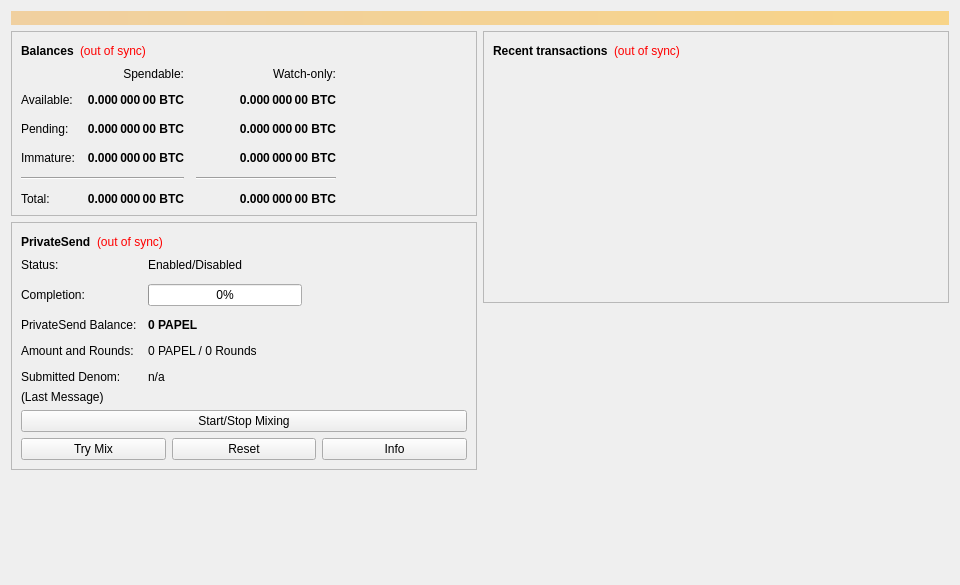
<?xml version="1.0" encoding="UTF-8"?>
<ui version="4.0">
 <class>OverviewPage</class>
 <widget class="QWidget" name="OverviewPage">
  <property name="geometry">
   <rect>
    <x>0</x>
    <y>0</y>
    <width>960</width>
    <height>585</height>
   </rect>
  </property>
  <property name="minimumSize">
   <size>
    <width>960</width>
    <height>0</height>
   </size>
  </property>
  <property name="windowTitle">
   <string>Form</string>
  </property>
  <layout class="QVBoxLayout" name="topLayout">
   <item>
    <widget class="QLabel" name="labelAlerts">
     <property name="visible">
      <bool>false</bool>
     </property>
     <property name="styleSheet">
      <string notr="true">QLabel { background-color: qlineargradient(x1: 0, y1: 0, x2: 1, y2: 0, stop:0 #F0D0A0, stop:1 #F8D488); color:#000000; }</string>
     </property>
     <property name="wordWrap">
      <bool>true</bool>
     </property>
     <property name="margin">
      <number>3</number>
     </property>
     <property name="textInteractionFlags">
      <set>Qt::TextSelectableByMouse</set>
     </property>
    </widget>
   </item>
   <item>
    <layout class="QHBoxLayout" name="horizontalLayout" stretch="1,1">
     <item>
      <layout class="QVBoxLayout" name="verticalLayout_2">
       <item>
        <widget class="QFrame" name="frame">
         <property name="frameShape">
          <enum>QFrame::StyledPanel</enum>
         </property>
         <property name="frameShadow">
          <enum>QFrame::Raised</enum>
         </property>
         <layout class="QVBoxLayout" name="verticalLayout_4">
          <item>
           <layout class="QHBoxLayout" name="horizontalLayout_4">
            <item>
             <widget class="QLabel" name="label_5">
              <property name="font">
               <font>
                <weight>75</weight>
                <bold>true</bold>
               </font>
              </property>
              <property name="text">
               <string>Balances</string>
              </property>
             </widget>
            </item>
            <item>
             <widget class="QLabel" name="labelWalletStatus">
              <property name="toolTip">
               <string>The displayed information may be out of date. Your wallet automatically synchronizes with the Papel network after a connection is established, but this process has not completed yet.</string>
              </property>
              <property name="styleSheet">
               <string notr="true">QLabel { color: red; }</string>
              </property>
              <property name="text">
               <string notr="true">(out of sync)</string>
              </property>
              <property name="alignment">
               <set>Qt::AlignLeading|Qt::AlignLeft|Qt::AlignVCenter</set>
              </property>
             </widget>
            </item>
            <item>
             <spacer name="horizontalSpacer_3">
              <property name="orientation">
               <enum>Qt::Horizontal</enum>
              </property>
              <property name="sizeHint" stdset="0">
               <size>
                <width>40</width>
                <height>20</height>
               </size>
              </property>
             </spacer>
            </item>
           </layout>
          </item>
          <item>
           <layout class="QGridLayout" name="gridLayout">
            <property name="spacing">
             <number>12</number>
            </property>
            <item row="2" column="2">
             <widget class="QLabel" name="labelWatchPending">
              <property name="font">
               <font>
                <weight>75</weight>
                <bold>true</bold>
               </font>
              </property>
              <property name="cursor">
               <cursorShape>IBeamCursor</cursorShape>
              </property>
              <property name="toolTip">
               <string>Unconfirmed transactions to watch-only addresses</string>
              </property>
              <property name="text">
               <string notr="true">0.000 000 00 BTC</string>
              </property>
              <property name="alignment">
               <set>Qt::AlignRight|Qt::AlignTrailing|Qt::AlignVCenter</set>
              </property>
              <property name="textInteractionFlags">
               <set>Qt::LinksAccessibleByMouse|Qt::TextSelectableByKeyboard|Qt::TextSelectableByMouse</set>
              </property>
             </widget>
            </item>
            <item row="2" column="1">
             <widget class="QLabel" name="labelUnconfirmed">
              <property name="font">
               <font>
                <weight>75</weight>
                <bold>true</bold>
               </font>
              </property>
              <property name="cursor">
               <cursorShape>IBeamCursor</cursorShape>
              </property>
              <property name="toolTip">
               <string>Total of transactions that have yet to be confirmed, and do not yet count toward the spendable balance</string>
              </property>
              <property name="text">
               <string notr="true">0.000 000 00 BTC</string>
              </property>
              <property name="alignment">
               <set>Qt::AlignRight|Qt::AlignTrailing|Qt::AlignVCenter</set>
              </property>
              <property name="textInteractionFlags">
               <set>Qt::LinksAccessibleByMouse|Qt::TextSelectableByKeyboard|Qt::TextSelectableByMouse</set>
              </property>
             </widget>
            </item>
            <item row="3" column="2">
             <widget class="QLabel" name="labelWatchImmature">
              <property name="font">
               <font>
                <weight>75</weight>
                <bold>true</bold>
               </font>
              </property>
              <property name="cursor">
               <cursorShape>IBeamCursor</cursorShape>
              </property>
              <property name="toolTip">
               <string>Mined balance in watch-only addresses that has not yet matured</string>
              </property>
              <property name="text">
               <string notr="true">0.000 000 00 BTC</string>
              </property>
              <property name="alignment">
               <set>Qt::AlignRight|Qt::AlignTrailing|Qt::AlignVCenter</set>
              </property>
              <property name="textInteractionFlags">
               <set>Qt::LinksAccessibleByMouse|Qt::TextSelectableByKeyboard|Qt::TextSelectableByMouse</set>
              </property>
             </widget>
            </item>
            <item row="4" column="0" colspan="2">
             <widget class="Line" name="lineSpendableBalance">
              <property name="orientation">
               <enum>Qt::Horizontal</enum>
              </property>
             </widget>
            </item>
            <item row="4" column="2">
             <widget class="Line" name="lineWatchBalance">
              <property name="sizePolicy">
               <sizepolicy hsizetype="Preferred" vsizetype="Fixed">
                <horstretch>0</horstretch>
                <verstretch>0</verstretch>
               </sizepolicy>
              </property>
              <property name="minimumSize">
               <size>
                <width>140</width>
                <height>0</height>
               </size>
              </property>
              <property name="orientation">
               <enum>Qt::Horizontal</enum>
              </property>
             </widget>
            </item>
            <item row="5" column="0">
             <widget class="QLabel" name="labelTotalText">
              <property name="text">
               <string>Total:</string>
              </property>
             </widget>
            </item>
            <item row="3" column="1">
             <widget class="QLabel" name="labelImmature">
              <property name="font">
               <font>
                <weight>75</weight>
                <bold>true</bold>
               </font>
              </property>
              <property name="cursor">
               <cursorShape>IBeamCursor</cursorShape>
              </property>
              <property name="toolTip">
               <string>Mined balance that has not yet matured</string>
              </property>
              <property name="text">
               <string notr="true">0.000 000 00 BTC</string>
              </property>
              <property name="alignment">
               <set>Qt::AlignRight|Qt::AlignTrailing|Qt::AlignVCenter</set>
              </property>
              <property name="textInteractionFlags">
               <set>Qt::LinksAccessibleByMouse|Qt::TextSelectableByKeyboard|Qt::TextSelectableByMouse</set>
              </property>
             </widget>
            </item>
            <item row="2" column="3">
             <spacer name="horizontalSpacer_2">
              <property name="orientation">
               <enum>Qt::Horizontal</enum>
              </property>
              <property name="sizeHint" stdset="0">
               <size>
                <width>40</width>
                <height>20</height>
               </size>
              </property>
             </spacer>
            </item>
            <item row="3" column="0">
             <widget class="QLabel" name="labelImmatureText">
              <property name="text">
               <string>Immature:</string>
              </property>
             </widget>
            </item>
            <item row="5" column="1">
             <widget class="QLabel" name="labelTotal">
              <property name="font">
               <font>
                <weight>75</weight>
                <bold>true</bold>
               </font>
              </property>
              <property name="cursor">
               <cursorShape>IBeamCursor</cursorShape>
              </property>
              <property name="toolTip">
               <string>Your current total balance</string>
              </property>
              <property name="text">
               <string notr="true">0.000 000 00 BTC</string>
              </property>
              <property name="alignment">
               <set>Qt::AlignRight|Qt::AlignTrailing|Qt::AlignVCenter</set>
              </property>
              <property name="textInteractionFlags">
               <set>Qt::LinksAccessibleByMouse|Qt::TextSelectableByKeyboard|Qt::TextSelectableByMouse</set>
              </property>
             </widget>
            </item>
            <item row="5" column="2">
             <widget class="QLabel" name="labelWatchTotal">
              <property name="font">
               <font>
                <weight>75</weight>
                <bold>true</bold>
               </font>
              </property>
              <property name="cursor">
               <cursorShape>IBeamCursor</cursorShape>
              </property>
              <property name="toolTip">
               <string>Current total balance in watch-only addresses</string>
              </property>
              <property name="text">
               <string notr="true">0.000 000 00 BTC</string>
              </property>
              <property name="alignment">
               <set>Qt::AlignRight|Qt::AlignTrailing|Qt::AlignVCenter</set>
              </property>
              <property name="textInteractionFlags">
               <set>Qt::LinksAccessibleByMouse|Qt::TextSelectableByKeyboard|Qt::TextSelectableByMouse</set>
              </property>
             </widget>
            </item>
            <item row="0" column="2">
             <widget class="QLabel" name="labelWatchonly">
              <property name="text">
               <string>Watch-only:</string>
              </property>
              <property name="alignment">
               <set>Qt::AlignRight|Qt::AlignTrailing|Qt::AlignVCenter</set>
              </property>
             </widget>
            </item>
            <item row="1" column="0">
             <widget class="QLabel" name="labelBalanceText">
              <property name="text">
               <string>Available:</string>
              </property>
             </widget>
            </item>
            <item row="1" column="1">
             <widget class="QLabel" name="labelBalance">
              <property name="font">
               <font>
                <weight>75</weight>
                <bold>true</bold>
               </font>
              </property>
              <property name="cursor">
               <cursorShape>IBeamCursor</cursorShape>
              </property>
              <property name="toolTip">
               <string>Your current spendable balance</string>
              </property>
              <property name="text">
               <string notr="true">0.000 000 00 BTC</string>
              </property>
              <property name="alignment">
               <set>Qt::AlignRight|Qt::AlignTrailing|Qt::AlignVCenter</set>
              </property>
              <property name="textInteractionFlags">
               <set>Qt::LinksAccessibleByMouse|Qt::TextSelectableByKeyboard|Qt::TextSelectableByMouse</set>
              </property>
             </widget>
            </item>
            <item row="1" column="2">
             <widget class="QLabel" name="labelWatchAvailable">
              <property name="font">
               <font>
                <weight>75</weight>
                <bold>true</bold>
               </font>
              </property>
              <property name="cursor">
               <cursorShape>IBeamCursor</cursorShape>
              </property>
              <property name="toolTip">
               <string>Your current balance in watch-only addresses</string>
              </property>
              <property name="text">
               <string notr="true">0.000 000 00 BTC</string>
              </property>
              <property name="alignment">
               <set>Qt::AlignRight|Qt::AlignTrailing|Qt::AlignVCenter</set>
              </property>
              <property name="textInteractionFlags">
               <set>Qt::LinksAccessibleByMouse|Qt::TextSelectableByKeyboard|Qt::TextSelectableByMouse</set>
              </property>
             </widget>
            </item>
            <item row="2" column="0">
             <widget class="QLabel" name="labelPendingText">
              <property name="text">
               <string>Pending:</string>
              </property>
             </widget>
            </item>
            <item row="0" column="1">
             <widget class="QLabel" name="labelSpendable">
              <property name="text">
               <string>Spendable:</string>
              </property>
              <property name="alignment">
               <set>Qt::AlignRight|Qt::AlignTrailing|Qt::AlignVCenter</set>
              </property>
             </widget>
            </item>
           </layout>
          </item>
         </layout>
        </widget>
       </item>
       <item>
        <widget class="QFrame" name="framePrivateSend">
         <property name="layoutDirection">
          <enum>Qt::LeftToRight</enum>
         </property>
         <property name="frameShape">
          <enum>QFrame::StyledPanel</enum>
         </property>
         <property name="frameShadow">
          <enum>QFrame::Raised</enum>
         </property>
         <layout class="QVBoxLayout" name="VerticalLayout_PS1">
          <item>
           <layout class="QHBoxLayout" name="horizontalLayout_5">
            <item>
             <widget class="QLabel" name="labelPrivateSendHeader">
              <property name="font">
               <font>
                <weight>75</weight>
                <bold>true</bold>
               </font>
              </property>
              <property name="text">
               <string>PrivateSend</string>
              </property>
             </widget>
            </item>
            <item>
             <widget class="QLabel" name="labelPrivateSendSyncStatus">
              <property name="toolTip">
               <string>The displayed information may be out of date. Your wallet automatically synchronizes with the Papel network after a connection is established, but this process has not completed yet.</string>
              </property>
              <property name="styleSheet">
               <string notr="true">QLabel { color: red; }</string>
              </property>
              <property name="text">
               <string notr="true">(out of sync)</string>
              </property>
              <property name="alignment">
               <set>Qt::AlignLeading|Qt::AlignLeft|Qt::AlignVCenter</set>
              </property>
             </widget>
            </item>
            <item>
             <spacer name="horizontalSpacer_4">
              <property name="orientation">
               <enum>Qt::Horizontal</enum>
              </property>
              <property name="sizeHint" stdset="0">
               <size>
                <width>40</width>
                <height>20</height>
               </size>
              </property>
             </spacer>
            </item>
           </layout>
          </item>
          <item>
           <layout class="QFormLayout" name="privateSendFormLayout">
            <property name="fieldGrowthPolicy">
             <enum>QFormLayout::AllNonFixedFieldsGrow</enum>
            </property>
            <property name="horizontalSpacing">
             <number>11</number>
            </property>
            <property name="verticalSpacing">
             <number>12</number>
            </property>
            <item row="0" column="0">
             <widget class="QLabel" name="labelPrivateSendEnabledText">
              <property name="text">
               <string>Status:</string>
              </property>
             </widget>
            </item>
            <item row="0" column="1">
             <widget class="QLabel" name="labelPrivateSendEnabled">
              <property name="text">
               <string>Enabled/Disabled</string>
              </property>
             </widget>
            </item>
            <item row="1" column="0">
             <widget class="QLabel" name="labelCompletitionText">
              <property name="text">
               <string>Completion:</string>
              </property>
             </widget>
            </item>
            <item row="1" column="1">
             <widget class="QProgressBar" name="privateSendProgress">
              <property name="maximumSize">
               <size>
                <width>154</width>
                <height>16777215</height>
               </size>
              </property>
              <property name="value">
               <number>0</number>
              </property>
             </widget>
            </item>
            <item row="2" column="0">
             <widget class="QLabel" name="labelAnonymizedText">
              <property name="text">
               <string>PrivateSend Balance:</string>
              </property>
             </widget>
            </item>
            <item row="2" column="1">
             <widget class="QLabel" name="labelAnonymized">
              <property name="font">
               <font>
                <weight>75</weight>
                <bold>true</bold>
               </font>
              </property>
              <property name="text">
               <string notr="true">0 PAPEL</string>
              </property>
             </widget>
            </item>
            <item row="3" column="0">
             <widget class="QLabel" name="labelAmountAndRoundsText">
              <property name="text">
               <string>Amount and Rounds:</string>
              </property>
             </widget>
            </item>
            <item row="3" column="1">
             <widget class="QLabel" name="labelAmountRounds">
              <property name="text">
               <string>0 PAPEL / 0 Rounds</string>
              </property>
             </widget>
            </item>
            <item row="4" column="0">
             <widget class="QLabel" name="labelSubmittedDenomText">
              <property name="text">
               <string>Submitted Denom:</string>
              </property>
             </widget>
            </item>
            <item row="4" column="1">
             <widget class="QLabel" name="labelSubmittedDenom">
              <property name="toolTip">
               <string>The denominations you submitted to the Masternode.&lt;br&gt;To mix, other users must submit the exact same denominations.</string>
              </property>
              <property name="text">
               <string>n/a</string>
              </property>
             </widget>
            </item>
           </layout>
          </item>
          <item>
           <layout class="QVBoxLayout" name="VerticalLayout_PS">
            <item>
             <widget class="QLabel" name="labelPrivateSendLastMessage">
              <property name="text">
               <string>(Last Message)</string>
              </property>
              <property name="alignment">
               <set>Qt::AlignLeading|Qt::AlignLeft|Qt::AlignTop</set>
              </property>
              <property name="wordWrap">
               <bool>true</bool>
              </property>
             </widget>
            </item>
            <item>
             <widget class="QPushButton" name="togglePrivateSend">
              <property name="sizePolicy">
               <sizepolicy hsizetype="MinimumExpanding" vsizetype="Fixed">
                <horstretch>0</horstretch>
                <verstretch>0</verstretch>
               </sizepolicy>
              </property>
              <property name="text">
               <string>Start/Stop Mixing</string>
              </property>
             </widget>
            </item>
            <item>
             <layout class="QHBoxLayout" name="horizontalLayout_debugbuttons">
              <item>
               <widget class="QPushButton" name="privateSendAuto">
                <property name="sizePolicy">
                 <sizepolicy hsizetype="MinimumExpanding" vsizetype="Fixed">
                  <horstretch>0</horstretch>
                  <verstretch>0</verstretch>
                 </sizepolicy>
                </property>
                <property name="toolTip">
                 <string>Try to manually submit a PrivateSend request.</string>
                </property>
                <property name="text">
                 <string>Try Mix</string>
                </property>
               </widget>
              </item>
              <item>
               <widget class="QPushButton" name="privateSendReset">
                <property name="sizePolicy">
                 <sizepolicy hsizetype="MinimumExpanding" vsizetype="Fixed">
                  <horstretch>0</horstretch>
                  <verstretch>0</verstretch>
                 </sizepolicy>
                </property>
                <property name="toolTip">
                 <string>Reset the current status of PrivateSend (can interrupt PrivateSend if it's in the process of Mixing, which can cost you money!)</string>
                </property>
                <property name="autoFillBackground">
                 <bool>false</bool>
                </property>
                <property name="text">
                 <string>Reset</string>
                </property>
               </widget>
              </item>
              <item>
               <widget class="QPushButton" name="privateSendInfo">
                <property name="sizePolicy">
                 <sizepolicy hsizetype="MinimumExpanding" vsizetype="Fixed">
                  <horstretch>0</horstretch>
                  <verstretch>0</verstretch>
                 </sizepolicy>
                </property>
                <property name="toolTip">
                 <string>Information about PrivateSend and Mixing</string>
                </property>
                <property name="text">
                 <string>Info</string>
                </property>
               </widget>
              </item>
             </layout>
            </item>
           </layout>
          </item>
         </layout>
        </widget>
       </item>
       <item>
        <spacer name="verticalSpacer">
         <property name="orientation">
          <enum>Qt::Vertical</enum>
         </property>
         <property name="sizeHint" stdset="0">
          <size>
           <width>20</width>
           <height>40</height>
          </size>
         </property>
        </spacer>
       </item>
      </layout>
     </item>
     <item>
      <layout class="QVBoxLayout" name="verticalLayout_3">
       <item>
        <widget class="QFrame" name="frame_2">
         <property name="frameShape">
          <enum>QFrame::StyledPanel</enum>
         </property>
         <property name="frameShadow">
          <enum>QFrame::Raised</enum>
         </property>
         <layout class="QVBoxLayout" name="verticalLayout">
          <item>
           <layout class="QHBoxLayout" name="horizontalLayout_2">
            <item>
             <widget class="QLabel" name="label_4">
              <property name="font">
               <font>
                <weight>75</weight>
                <bold>true</bold>
               </font>
              </property>
              <property name="text">
               <string>Recent transactions</string>
              </property>
             </widget>
            </item>
            <item>
             <widget class="QLabel" name="labelTransactionsStatus">
              <property name="toolTip">
               <string>The displayed information may be out of date. Your wallet automatically synchronizes with the Papel network after a connection is established, but this process has not completed yet.</string>
              </property>
              <property name="styleSheet">
               <string notr="true">QLabel { color: red; }</string>
              </property>
              <property name="text">
               <string notr="true">(out of sync)</string>
              </property>
              <property name="alignment">
               <set>Qt::AlignLeading|Qt::AlignLeft|Qt::AlignVCenter</set>
              </property>
             </widget>
            </item>
            <item>
             <spacer name="horizontalSpacer">
              <property name="orientation">
               <enum>Qt::Horizontal</enum>
              </property>
              <property name="sizeHint" stdset="0">
               <size>
                <width>40</width>
                <height>20</height>
               </size>
              </property>
             </spacer>
            </item>
           </layout>
          </item>
          <item>
           <widget class="QListView" name="listTransactions">
            <property name="styleSheet">
             <string notr="true">QListView { background: transparent; }</string>
            </property>
            <property name="frameShape">
             <enum>QFrame::NoFrame</enum>
            </property>
            <property name="verticalScrollBarPolicy">
             <enum>Qt::ScrollBarAlwaysOff</enum>
            </property>
            <property name="horizontalScrollBarPolicy">
             <enum>Qt::ScrollBarAlwaysOff</enum>
            </property>
            <property name="selectionMode">
             <enum>QAbstractItemView::NoSelection</enum>
            </property>
           </widget>
          </item>
         </layout>
        </widget>
       </item>
       <item>
        <spacer name="verticalSpacer_2">
         <property name="orientation">
          <enum>Qt::Vertical</enum>
         </property>
         <property name="sizeHint" stdset="0">
          <size>
           <width>20</width>
           <height>40</height>
          </size>
         </property>
        </spacer>
       </item>
      </layout>
     </item>
    </layout>
   </item>
  </layout>
 </widget>
 <resources/>
 <connections/>
</ui>
